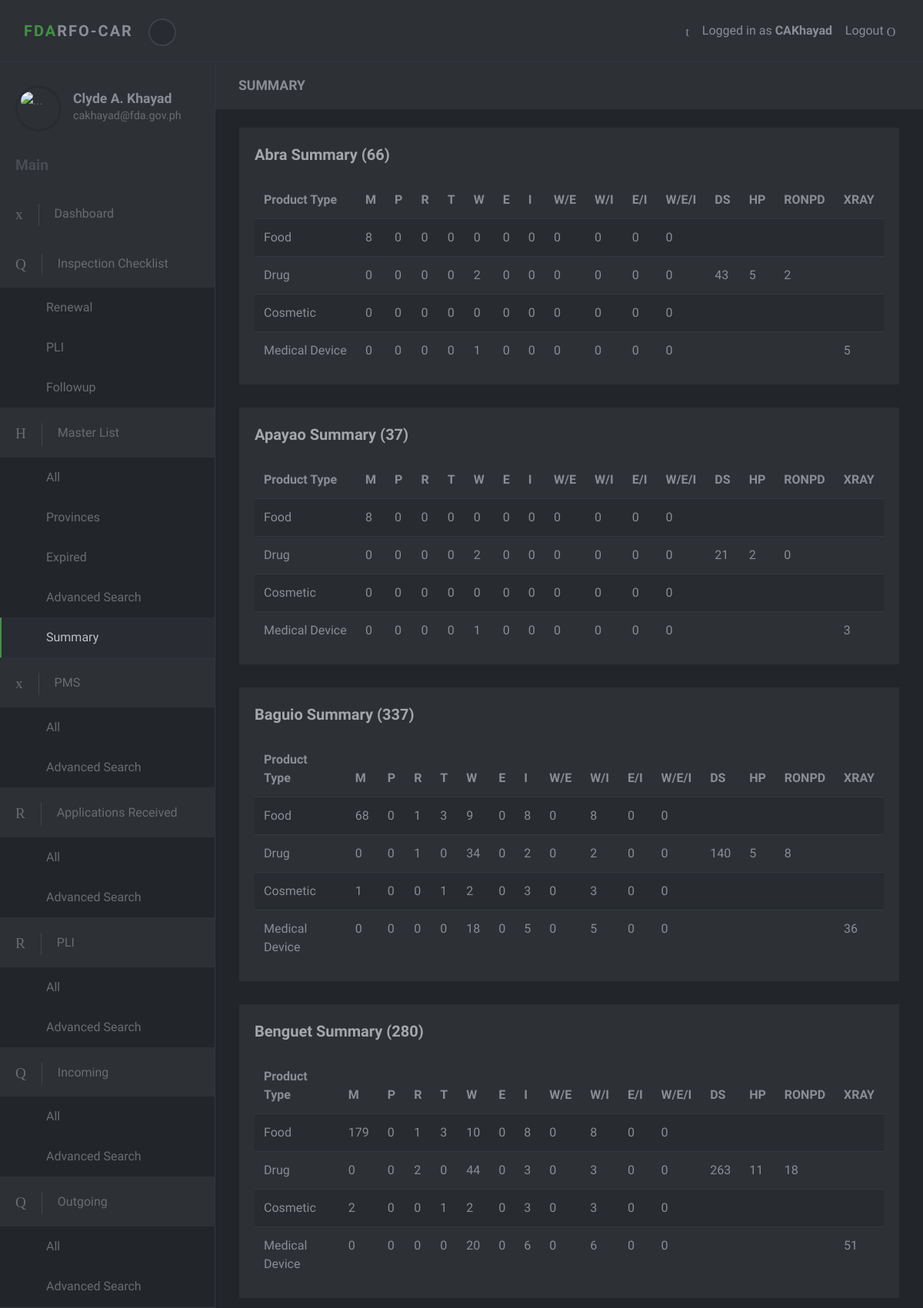
The page /masterlist/summary/ (signed in, upper part) on the database its author committed.
### accounts/models.py (models this page shows, shortened)
class  User(AbstractBaseUser):
    email = models.EmailField(verbose_name='email address', max_length=255, unique=True)
    first_name = models.CharField(max_length=255)
    middle_initial = models.CharField(max_length=1)
    last_name = models.CharField(max_length=255)
    active = models.BooleanField(default=True)
    staff = models.BooleanField(default=False) # a admin user; non super-user
    admin = models.BooleanField(default=False) # a superuser
    USERNAME_FIELD = 'email'
    REQUIRED_FIELDS = [] # Email & Password are required by default.
    objects = UserManager()
    def get_full_name(self):
        return self.first_name + " " + self.middle_initial + ". " + self.last_name
    def get_short_name(self):
        full_name = self.get_full_name()
        splitted = full_name.split()
        short_name = ""
        for i in range(len(splitted)-1):
            full_name = splitted[i]
            short_name += (full_name[0].upper())
        short_name += splitted[-1].title()
        return short_name
    @property
    def is_active(self):
        return self.active

### masterlist/models.py (models this page shows, shortened)
class Province(models.Model):
    name = models.CharField(max_length=30)
    region = models.ForeignKey(Region, on_delete=models.SET_NULL, null=True)

class ProductType(models.Model):
    name = models.CharField(max_length=50)

### masterlist/views.py (the view)
# urls.py: path('summary/', SummaryView.as_view(), name='summary'),
class SummaryView(LoginRequiredMixin, View):
    template_name = 'masterlist/summary/summary.html'
    def get(self, request):
        context = {}
        province_obj = MasterlistSummary.Provinces()
        province_list = [attr for attr in dir(province_obj) if not callable(getattr(province_obj, attr)) and not attr.startswith("__")]
        provinces = {}
        for province in province_list:
            provinces[province] = getattr(province_obj, province)
        context['provinces'] = provinces
        context['summary_active'] = "active"
        return render(request, self.template_name, context)

### masterlist/templates/masterlist/summary/summary.html (shortened to what this page needs)
 {% extends 'base-site.html' %}
{% block subtitle %} SUMMARY  {% endblock %}
{% block content %}
<section class="no-padding-top">
    <div class="container-fluid">
        {% for name, province in provinces.items %}
        <div class="row">
            <div class="col-lg-12">
                <div class="block">
                    <div class="title">
                        <div class="row">
                            <div class="col-md-6">
                                <strong>{{name}} Summary ({{province.get_total}})</strong>
                            </div>
                            <div class="col-md-6 text-right">
                            </div>
                        </div>
                    </div>
                    <div class="block-body">
                        <div class="table-responsive">
                            <table id="summarytable" class="table table-striped table-hover">
                                <thead>
                                    <tr>
                                        <th>Product Type</th>
                                        <th data-toggle="tooltip" data-placement="top" title="Wholesaler">M</th>
                                        <th>P</th>
                                        <th>R</th>
                                        <th>T</th>
                                        <th>W</th>
                                        <th>E</th>
                                        <th>I</th>
                                        <th>W/E</th>
                                        <th>W/I</th>
                                        <th>E/I</th>
                                        <th>W/E/I</th>
                                        <th>DS</th>
                                        <th>HP</th>
                                        <th>RONPD</th>
                                        <th>XRAY</th>
                                    </tr>
                                </thead>
                                <tbody>
                                    <tr>
                                        <td>Food</td>
                                        <td>{{province.cfrr.get_total_mfg}}</td>
                                        <td>{{province.cfrr.get_total_packer}}</td>
                                        <td>{{province.cfrr.get_total_repacker}}</td>
                                        <td>{{province.cfrr.get_total_trader}}</td>
                                        <td>{{province.cfrr.get_total_wholesaler}}</td>
                                        <td>{{province.cfrr.get_total_exporter}}</td>
                                        <td>{{province.cfrr.get_total_importer}}</td>
                                        <td>{{province.cfrr.get_total_we}}</td>
                                        <td>{{province.cfrr.get_total_wi}}</td>
                                        <td>{{province.cfrr.get_total_ie}}</td>
                                        <td>{{province.cfrr.get_total_wei}}</td>
                                        <td>{{province.cfrr.get_total_ds}}</td>
                                        <td>{{province.cfrr.get_total_hp}}</td>
                                        <td>{{province.cfrr.get_total_ronpd}}</td>
                                        <td>{{province.cfrr.get_total_xray}}</td>
                                    </tr>
                                    <tr>
                                        <td>Drug</td>
                                        <td>{{province.cdrr.get_total_mfg}}</td>
                                        <td>{{province.cdrr.get_total_packer}}</td>
                                        <td>{{province.cdrr.get_total_repacker}}</td>
                                        <td>{{province.cdrr.get_total_trader}}</td>
                                        <td>{{province.cdrr.get_total_wholesaler}}</td>
                                        <td>{{province.cdrr.get_total_exporter}}</td>
                                        <td>{{province.cdrr.get_total_importer}}</td>
                                        <td>{{province.cdrr.get_total_we}}</td>
                                        <td>{{province.cdrr.get_total_wi}}</td>
                                        <td>{{province.cdrr.get_total_ie}}</td>
                                        <td>{{province.cdrr.get_total_wei}}</td>
                                        <td>{{province.cdrr.get_total_ds}}</td>
                                        <td>{{province.cdrr.get_total_hp}}</td>
                                        <td>{{province.cdrr.get_total_ronpd}}</td>
                                        <td>{{province.cdrr.get_total_xray}}</td>
                                    </tr>
                                    <tr>
                                        <td>Cosmetic</td>
                                        <td>{{province.ccrr.get_total_mfg}}</td>
                                        <td>{{province.ccrr.get_total_packer}}</td>
                                        <td>{{province.ccrr.get_total_repacker}}</td>
                                        <td>{{province.ccrr.get_total_trader}}</td>
                                        <td>{{province.ccrr.get_total_wholesaler}}</td>
                                        <td>{{province.ccrr.get_total_exporter}}</td>
                                        <td>{{province.ccrr.get_total_importer}}</td>
                                        <td>{{province.ccrr.get_total_we}}</td>
                                        <td>{{province.ccrr.get_total_wi}}</td>
                                        <td>{{province.ccrr.get_total_ie}}</td>
                                        <td>{{province.ccrr.get_total_wei}}</td>
                                        <td>{{province.ccrr.get_total_ds}}</td>
                                        <td>{{province.ccrr.get_total_hp}}</td>
                                        <td>{{province.ccrr.get_total_ronpd}}</td>
                                        <td>{{province.ccrr.get_total_xray}}</td>
                                    </tr>
                                    <tr>
                                        <td>Medical Device</td>
                                        <td>{{province.cdrrhr.get_total_mfg}}</td>
                                        <td>{{province.cdrrhr.get_total_packer}}</td>
                                        <td>{{province.cdrrhr.get_total_repacker}}</td>
                                        <td>{{province.cdrrhr.get_total_trader}}</td>
                                        <td>{{province.cdrrhr.get_total_wholesaler}}</td>
                                        <td>{{province.cdrrhr.get_total_exporter}}</td>
                                        <td>{{province.cdrrhr.get_total_importer}}</td>
                                        <td>{{province.cdrrhr.get_total_we}}</td>
                                        <td>{{province.cdrrhr.get_total_wi}}</td>
                                        <td>{{province.cdrrhr.get_total_ie}}</td>
                                        <td>{{province.cdrrhr.get_total_wei}}</td>
                                        <td>{{province.cdrrhr.get_total_ds}}</td>
                                        <td>{{province.cdrrhr.get_total_hp}}</td>
                                        <td>{{province.cdrrhr.get_total_ronpd}}</td>
                                        <td>{{province.cdrrhr.get_total_xray}}</td>
                                    </tr>
                                </tbody>
                            </table>
                        </div>
                    </div>
                </div>
            </div>
        </div>
        {% endfor %}
    </div>
</section>
{% endblock %}

### templates/partial/navbar.html (shortened to what this page needs)
<header class="header">
    <nav class="navbar navbar-expand-lg">
        <div class="container-fluid d-flex align-items-center justify-content-between">
            <div class="navbar-header">
                <a href="index.html" class="navbar-brand">
                    <div class="brand-text brand-big visible text-uppercase"><strong class="text-primary">FDA</strong><strong>RFO-CAR</strong></div>
                </a>
                <button class="sidebar-toggle"><i class="fa fa-long-arrow-left"></i></button>
            </div>
            <div class="right-menu list-inline no-margin-bottom">
                <div class="list-inline-item"><a href="#" class="search-open nav-link"><i class="icon-magnifying-glass-browser"></i></a></div>
                <div class="list-inline-item">
                    Logged in as <strong><a href="#">{{user.get_short_name}}</a></strong>
                </div>
                <div class="list-inline-item logout">
                    <a id="logout" href="{% url 'accounts:logout' %}" class="nav-link"> <span class="d-none d-sm-inline">Logout </span><i class="icon-logout"></i></a>
                </div>
            </div>
        </div>
    </nav>
</header>

### templates/partial/sidebar.html (shortened to what this page needs)
<nav id="sidebar">
    <div class="sidebar-header d-flex align-items-center">
        <div class="avatar">
            <img src="/static/darkadmin/img/avatar-6.jpg" alt="..." class="img-fluid rounded-circle">
        </div>
        <div class="title">
            <h1 class="h5">{{user.get_full_name}}</h1>
            <p>{{user.email}}</p>
        </div>
    </div>
    <span class="heading">Main</span>
    <ul class="list-unstyled">
        <li  class="{{masterlist_dashboard_active}}"><a href="{% url 'dashboard:index' %}"> <i class="icon-grid"></i>Dashboard </a></li>
        <li><a href="#" aria-expanded="false" data-toggle="collapse"> <i class="icon-windows"></i>Inspection Checklist </a>
            <ul class="list-unstyled ">
                <li class="{{ ren_checklist_active }}"><a href="{% url 'checklist:index' %}">Renewal</a></li>
                <li class="{{ pli_checklist_active }}" disabled><a href="{% url 'checklist:pli' %}">PLI</a></li>
                <li class=""><a href="#">Followup</a></li>
            </ul>
        </li>
        <li><a href="#" aria-expanded="false" data-toggle="collapse"> <i class="icon-padnote"></i>Master List </a>
          <ul class="list-unstyled ">
              <li class="{{alllist_active}}"><a href="{% url 'masterlist:index' %}">All</a></li>
              <li class="{{provincelist_active}}"><a href="{% url 'masterlist:abra-list' %}">Provinces</a></li>
              <li class="{{expiredlist_active}}"><a href="{% url 'masterlist:expired-list' %}">Expired</a></li>
              <li class=""><a href="{% url 'admin:masterlist_establishment_changelist' %}" target="_blank">Advanced Search</a></li>
              <li class="{{summary_active}}"><a href="{% url 'masterlist:summary' %}" target="_blank">Summary</a></li>
          </ul>
        </li>
        <li ><a href="#" aria-expanded="false" data-toggle="collapse"> <i class="icon-grid"></i>PMS </a>
            <ul class="list-unstyled ">
                <li class="{{ pms_active }}"><a href="{% url 'pms:index' %}">All</a></li>
                <li class="{{ ren_checklist_active }}"><a href="{% url 'admin:pms_product_changelist' %}" target="_blank">Advanced Search</a></li>
            </ul>
        </li>
        <li ><a href="#" aria-expanded="false" data-toggle="collapse"> <i class="icon-chart"></i>Applications Received </a>
            <ul class="list-unstyled ">
                <li class="{{apps_active}}"><a href="{% url 'appsreceived:index' %}">All</a></li>
                <li class=""><a href="{% url 'admin:appsreceived_application_changelist' %}" target="_blank">Advanced Search</a></li>
            </ul>
        </li>
        <li ><a href="#" aria-expanded="false" data-toggle="collapse"> <i class="icon-chart"></i>PLI </a>
            <ul class="list-unstyled ">
                <li class="{{pli_active}}"><a href="{% url 'pli:index' %}">All</a></li>
                <li class=""><a href="{% url 'admin:pli_pli_changelist' %}" target="_blank">Advanced Search</a></li>
            </ul>
        </li>
        <li ><a href="#" aria-expanded="false" data-toggle="collapse"> <i class="icon-windows"></i>Incoming </a>
            <ul class="list-unstyled ">
                <li class="{{incoming_active}}"><a href="{% url 'incoming:index' %}">All</a></li>
                <li class=""><a href="{% url 'admin:incoming_incoming_changelist' %}" target="_blank">Advanced Search</a></li>
            </ul>
        </li>
        <li ><a href="#" aria-expanded="false" data-toggle="collapse"> <i class="icon-windows"></i>Outgoing </a>
            <ul class="list-unstyled ">
                <li class="{{outgoing_active}}"><a href="{% url 'outgoing:index' %}">All</a></li>
                <li class=""><a href="{% url 'admin:outgoing_outgoing_changelist' %}" target="_blank">Advanced Search</a></li>
            </ul>
        </li>
    </ul><span class="heading">Extras</span>
</nav>

### rows shown on the page
User: get_short_name "CAKhayad", get_full_name "Clyde A. Khayad", email "cakhayad@fda.gov.ph"
Province: name "Abra", get_total "66", cfrr.get_total_mfg "8", cfrr.get_total_packer "0", cfrr.get_total_repacker "0", cfrr.get_total_trader "0", cfrr.get_total_wholesaler "0", cfrr.get_total_exporter "0", cfrr.get_total_importer "0", cfrr.get_total_we "0", cfrr.get_total_wi "0", cfrr.get_total_ie "0", cfrr.get_total_wei "0", cdrr.get_total_mfg "0", cdrr.get_total_packer "0", cdrr.get_total_repacker "0", cdrr.get_total_trader "0", cdrr.get_total_wholesaler "2", cdrr.get_total_exporter "0", cdrr.get_total_importer "0", cdrr.get_total_we "0", cdrr.get_total_wi "0", cdrr.get_total_ie "0", cdrr.get_total_wei "0", cdrr.get_total_ds "43", cdrr.get_total_hp "5", cdrr.get_total_ronpd "2", ccrr.get_total_mfg "0", ccrr.get_total_packer "0", ccrr.get_total_repacker "0", ccrr.get_total_trader "0", ccrr.get_total_wholesaler "0", ccrr.get_total_exporter "0", ccrr.get_total_importer "0", ccrr.get_total_we "0", ccrr.get_total_wi "0", ccrr.get_total_ie "0", ccrr.get_total_wei "0", cdrrhr.get_total_mfg "0", cdrrhr.get_total_packer "0", cdrrhr.get_total_repacker "0", cdrrhr.get_total_trader "0", cdrrhr.get_total_wholesaler "1", cdrrhr.get_total_exporter "0", cdrrhr.get_total_importer "0", cdrrhr.get_total_we "0", cdrrhr.get_total_wi "0", cdrrhr.get_total_ie "0", cdrrhr.get_total_wei "0", cdrrhr.get_total_xray "5"
Province: name "Apayao", get_total "37", cfrr.get_total_mfg "8", cfrr.get_total_packer "0", cfrr.get_total_repacker "0", cfrr.get_total_trader "0", cfrr.get_total_wholesaler "0", cfrr.get_total_exporter "0", cfrr.get_total_importer "0", cfrr.get_total_we "0", cfrr.get_total_wi "0", cfrr.get_total_ie "0", cfrr.get_total_wei "0", cdrr.get_total_mfg "0", cdrr.get_total_packer "0", cdrr.get_total_repacker "0", cdrr.get_total_trader "0", cdrr.get_total_wholesaler "2", cdrr.get_total_exporter "0", cdrr.get_total_importer "0", cdrr.get_total_we "0", cdrr.get_total_wi "0", cdrr.get_total_ie "0", cdrr.get_total_wei "0", cdrr.get_total_ds "21", cdrr.get_total_hp "2", cdrr.get_total_ronpd "0", ccrr.get_total_mfg "0", ccrr.get_total_packer "0", ccrr.get_total_repacker "0", ccrr.get_total_trader "0", ccrr.get_total_wholesaler "0", ccrr.get_total_exporter "0", ccrr.get_total_importer "0", ccrr.get_total_we "0", ccrr.get_total_wi "0", ccrr.get_total_ie "0", ccrr.get_total_wei "0", cdrrhr.get_total_mfg "0", cdrrhr.get_total_packer "0", cdrrhr.get_total_repacker "0", cdrrhr.get_total_trader "0", cdrrhr.get_total_wholesaler "1", cdrrhr.get_total_exporter "0", cdrrhr.get_total_importer "0", cdrrhr.get_total_we "0", cdrrhr.get_total_wi "0", cdrrhr.get_total_ie "0", cdrrhr.get_total_wei "0", cdrrhr.get_total_xray "3"
ProductType: cfrr.get_total_mfg "68", cfrr.get_total_packer "0", cfrr.get_total_repacker "1", cfrr.get_total_trader "3", cfrr.get_total_wholesaler "9", cfrr.get_total_exporter "0", cfrr.get_total_importer "8", cfrr.get_total_we "0", cfrr.get_total_wi "8", cfrr.get_total_ie "0", cfrr.get_total_wei "0"
ProductType: cdrr.get_total_mfg "0", cdrr.get_total_packer "0", cdrr.get_total_repacker "1", cdrr.get_total_trader "0", cdrr.get_total_wholesaler "34", cdrr.get_total_exporter "0", cdrr.get_total_importer "2", cdrr.get_total_we "0", cdrr.get_total_wi "2", cdrr.get_total_ie "0", cdrr.get_total_wei "0", cdrr.get_total_ds "140", cdrr.get_total_hp "5", cdrr.get_total_ronpd "8"
ProductType: ccrr.get_total_mfg "1", ccrr.get_total_packer "0", ccrr.get_total_repacker "0", ccrr.get_total_trader "1", ccrr.get_total_wholesaler "2", ccrr.get_total_exporter "0", ccrr.get_total_importer "3", ccrr.get_total_we "0", ccrr.get_total_wi "3", ccrr.get_total_ie "0", ccrr.get_total_wei "0"
ProductType: cdrrhr.get_total_mfg "0", cdrrhr.get_total_packer "0", cdrrhr.get_total_repacker "0", cdrrhr.get_total_trader "0", cdrrhr.get_total_wholesaler "18", cdrrhr.get_total_exporter "0", cdrrhr.get_total_importer "5", cdrrhr.get_total_we "0", cdrrhr.get_total_wi "5", cdrrhr.get_total_ie "0", cdrrhr.get_total_wei "0", cdrrhr.get_total_xray "36"
Province: name "Benguet", get_total "280", cfrr.get_total_mfg "179", cfrr.get_total_packer "0", cfrr.get_total_repacker "1", cfrr.get_total_trader "3", cfrr.get_total_wholesaler "10", cfrr.get_total_exporter "0", cfrr.get_total_importer "8", cfrr.get_total_we "0", cfrr.get_total_wi "8", cfrr.get_total_ie "0", cfrr.get_total_wei "0", cdrr.get_total_mfg "0", cdrr.get_total_packer "0", cdrr.get_total_repacker "2", cdrr.get_total_trader "0", cdrr.get_total_wholesaler "44", cdrr.get_total_exporter "0", cdrr.get_total_importer "3", cdrr.get_total_we "0", cdrr.get_total_wi "3", cdrr.get_total_ie "0", cdrr.get_total_wei "0", cdrr.get_total_ds "263", cdrr.get_total_hp "11", cdrr.get_total_ronpd "18", ccrr.get_total_mfg "2", ccrr.get_total_packer "0", ccrr.get_total_repacker "0", ccrr.get_total_trader "1", ccrr.get_total_wholesaler "2", ccrr.get_total_exporter "0", ccrr.get_total_importer "3", ccrr.get_total_we "0", ccrr.get_total_wi "3", ccrr.get_total_ie "0", ccrr.get_total_wei "0", cdrrhr.get_total_mfg "0", cdrrhr.get_total_packer "0", cdrrhr.get_total_repacker "0", cdrrhr.get_total_trader "0", cdrrhr.get_total_wholesaler "20", cdrrhr.get_total_exporter "0", cdrrhr.get_total_importer "6", cdrrhr.get_total_we "0", cdrrhr.get_total_wi "6", cdrrhr.get_total_ie "0", cdrrhr.get_total_wei "0", cdrrhr.get_total_xray "51"

### other values the page prints
{{ name }} "Baguio"
{{ province.get_total }} "337"
